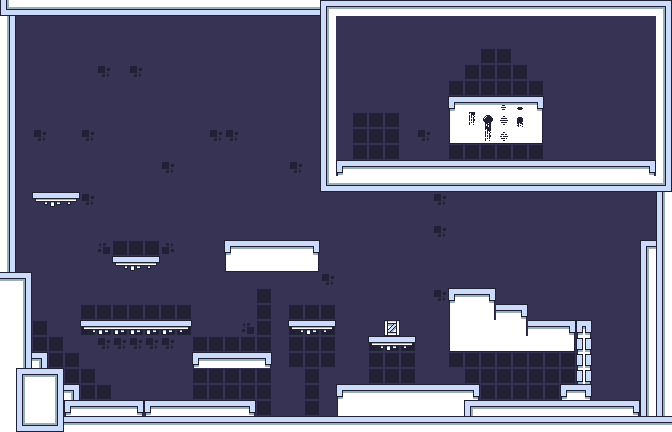

A level layout from a 2D game, rendered from its tile map. Below: a short description, then the map file with tile-grid data replaced by summaries:
An orthogonal 42x27 tile map with 16x16 px tiles, 2 tile layers (Layer-BACK, Layer-GROUND), 2 tilesets and 22 objects (4x HEALTH, 4x AMMO, 4x KEY, 2x COIN, 2x TELEPORT, ...).

<map version="1.0" tiledversion="2017.09.13" orientation="orthogonal" renderorder="left-up" width="42" height="27" tilewidth="16" tileheight="16" infinite="0" nextobjectid="35">
 <tileset firstgid="1" source="TestTileset.tsx" />
 <tileset firstgid="65" source="Objects_Tileset.tsx" />
 <layer name="Layer-BACK" width="42" height="27">
  <data>[1134 cells, 1134 non-empty, 3 distinct tile ids]</data>
 </layer>
 <layer name="Layer-GROUND" width="42" height="27">
  <properties>
   <property name="TYPE" value="SOLID" />
  </properties>
  <data>[1134 cells, 385 non-empty, 34 distinct tile ids]</data>
 </layer>
 <objectgroup name="Entities">
  <object id="5" name="Coin" type="COIN" gid="67" x="304" y="416" width="16" height="16">
   <properties>
    <property name="item_id" type="int" value="1" />
   </properties>
  </object>
  <object id="6" name="Coin" type="COIN" gid="67" x="304" y="400" width="16" height="16">
   <properties>
    <property name="item_amount" type="int" value="1" />
    <property name="item_id" type="int" value="0" />
   </properties>
  </object>
  <object id="7" name="PlayerStart" type="START_POINT" gid="65" x="224" y="352" width="16" height="16" />
  <object id="9" name="NextLevel" type="END_POINT" gid="66" x="608" y="400" width="16" height="16" />
  <object id="13" name="Health" type="HEALTH" gid="68" x="472" y="95" width="16" height="16">
   <properties>
    <property name="item_id" type="int" value="3" />
   </properties>
  </object>
  <object id="14" name="Ammo" type="AMMO" gid="69" x="48" y="368" width="16" height="16" />
  <object id="15" name="KEY_A" type="KEY" gid="70" x="114" y="318" width="16" height="16">
   <properties>
    <property name="key_name" value="KEY_A" />
   </properties>
  </object>
  <object id="16" name="PowerUpSpeed" type="POWER_UP_SPEED" gid="73" x="337" y="383" width="16" height="16" />
  <object id="17" name="PowerUpJump" type="POWER_UP_JUMP" gid="74" x="399" y="383" width="16" height="16" />
  <object id="18" name="PowerUpGrav" type="POWER_UP_GRAVITY" gid="75" x="448" y="382" width="16" height="16" />
  <object id="19" name="InfoMsg1" type="MSG_INFO" gid="81" x="304" y="321" width="16" height="16">
   <properties>
    <property name="info_text" value="Test msg info nanel" />
    <property name="panel_offset_x" type="int" value="8" />
    <property name="panel_offset_y" type="int" value="-45" />
   </properties>
  </object>
  <object id="20" name="Teleport_A" type="TELEPORT" gid="82" x="176" y="399" width="16" height="16">
   <properties>
    <property name="key_name" value="KEY_A" />
    <property name="need_key" type="bool" value="true" />
    <property name="target_name" value="Teleport_B" />
   </properties>
  </object>
  <object id="21" name="Teleport_B" type="TELEPORT" gid="82" x="368" y="150" width="16" height="16">
   <properties>
    <property name="key_name" value="KEY_A" />
    <property name="need_key" type="bool" value="true" />
    <property name="target_name" value="Teleport_A" />
   </properties>
  </object>
  <object id="23" name="Health" type="HEALTH" gid="68" x="448" y="96" width="16" height="16" />
  <object id="24" name="Health" type="HEALTH" gid="68" x="496" y="96" width="16" height="16">
   <properties>
    <property name="item_id" type="int" value="2" />
   </properties>
  </object>
  <object id="25" name="Health" type="HEALTH" gid="68" x="520" y="95" width="16" height="16">
   <properties>
    <property name="item_id" type="int" value="1" />
   </properties>
  </object>
  <object id="26" name="Ammo" type="AMMO" gid="69" x="64" y="384" width="16" height="16">
   <properties>
    <property name="item_amount" type="int" value="25" />
    <property name="item_id" type="int" value="1" />
   </properties>
  </object>
  <object id="27" name="Ammo" type="AMMO" gid="69" x="80" y="400" width="16" height="16">
   <properties>
    <property name="item_amount" type="int" value="40" />
    <property name="item_id" type="int" value="2" />
   </properties>
  </object>
  <object id="28" name="Ammo" type="AMMO" gid="69" x="32" y="352" width="16" height="16">
   <properties>
    <property name="item_amount" type="int" value="50" />
    <property name="item_id" type="int" value="3" />
   </properties>
  </object>
  <object id="29" name="KEY_D" type="KEY" gid="70" x="135" y="318" width="16" height="16">
   <properties>
    <property name="item_id" type="int" value="3" />
    <property name="key_name" value="KEY_D" />
   </properties>
  </object>
  <object id="30" name="KEY_C" type="KEY" gid="70" x="156" y="318" width="16" height="16">
   <properties>
    <property name="item_id" type="int" value="2" />
    <property name="key_name" value="KEY_C" />
   </properties>
  </object>
  <object id="31" name="KEY_B" type="KEY" gid="70" x="177" y="319" width="16" height="16">
   <properties>
    <property name="item_id" type="int" value="1" />
    <property name="key_name" value="KEY_B" />
   </properties>
  </object>
 </objectgroup>
</map>
